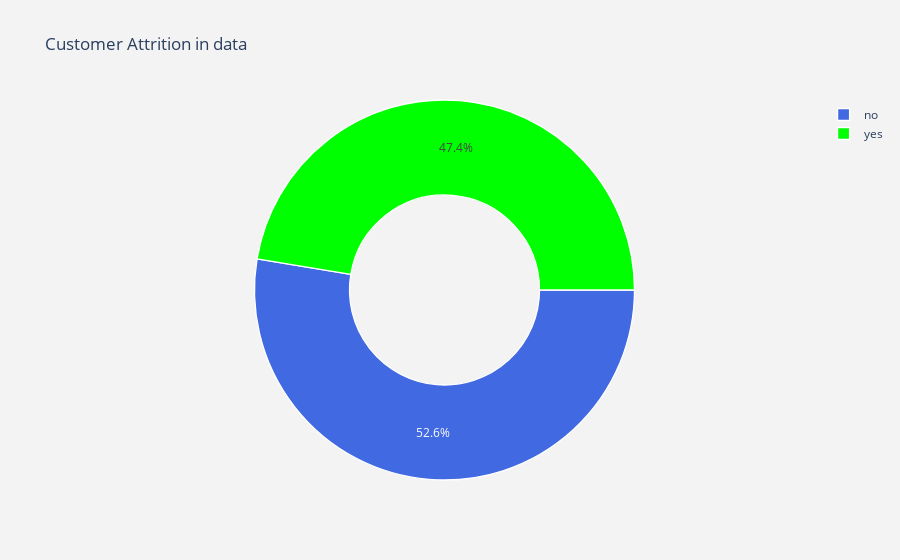

Source (notebook cell):
### Code cell
# Customer Attrition in Data

# It shows that we have a balance dependent variable

# labels 
label = df['deposit'].value_counts().keys().tolist()
# Values
val = df['deposit'].value_counts().values.tolist()

trace = go.Pie(labels = label,
              values = val,
              marker = dict(colors = ['royalblue', 'lime'],
                           line = dict(color = 'white', width = 1.3)
                           ),
              rotation = 90,
              hoverinfo = "label+value+text",
              hole = 0.5
              )
layout = go.Layout(dict(title = 'Customer Attrition in data',
                       plot_bgcolor = 'rgb(243,243,243)',
                       paper_bgcolor = 'rgb(243,243,243)',
                       )
                  )
data = [trace]
fig = go.Figure(data = data, layout = layout)
py.iplot(fig)

### Figure 1 — Plotly figure (JSON) as saved in the notebook; plotly's stock layout.template omitted (floating-point values rounded to 4 significant figures)
{"data": [{"hole": 0.5, "hoverinfo": "label+value+text", "labels": ["no", "yes"], "marker": {"colors": ["royalblue", "lime"], "line": {"color": "white", "width": 1.3}}, "rotation": 90, "type": "pie", "values": [5873, 5289]}], "layout": {"paper_bgcolor": "rgb(243,243,243)", "plot_bgcolor": "rgb(243,243,243)", "title": {"text": "Customer Attrition in data"}}}
